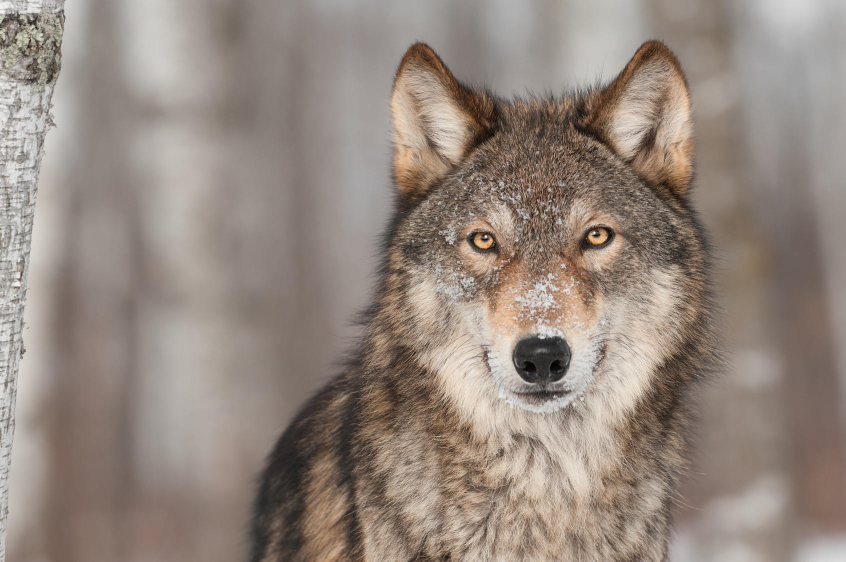
#> input picture HW2/notebook_images/wolf.jpg, 1691 x 1123 px (shown at 1/2 size)
$ jupyter execute --allow-errors ConvolutionalNetworks.ipynb   (shell and % lines are left out)
#> lines starting #> are read from the running program, lines starting #| are printed output that depends on the picture
### HW2/ie590/layers.py
from builtins import range
import numpy as np


# [555 lines left out: functions affine_forward, affine_backward, leaky_relu_forward, leaky_relu_backward, sigmoid_forward, sigmoid_backward and 7 more, not called in this run]


def conv_forward_naive(x, w, b, conv_param):
    """
    A naive implementation of the forward pass for a convolutional layer.

    The input consists of N data points, each with C channels, height H and
    width W. We convolve each input with F different filters, where each filter
    spans all C channels and has height HH and width WW.

    Input:
    - x: Input data of shape (N, C, H, W)
    - w: Filter weights of shape (F, C, HH, WW)
    - b: Biases, of shape (F,)
    - conv_param: A dictionary with the following keys:
      - 'stride': The number of pixels between adjacent receptive fields in the
        horizontal and vertical directions.
      - 'pad': The number of pixels that will be used to zero-pad the input.


    During padding, 'pad' zeros should be placed symmetrically (i.e equally on both sides)
    along the height and width axes of the input. Be careful not to modfiy the original
    input x directly.

    Returns a tuple of:
    - out: Output data, of shape (N, F, H', W') where H' and W' are given by
      H' = 1 + (H + 2 * pad - HH) / stride
      W' = 1 + (W + 2 * pad - WW) / stride
    - cache: (x, w, b, conv_param)
    """
    out = None
    ###########################################################################
    # TODO: Implement the convolutional forward pass.                         #
    # Hint: you can use the function np.pad for padding.                      #
    ###########################################################################
    # *****START OF YOUR CODE (DO NOT DELETE/MODIFY THIS LINE)*****

    # unpacking values
    N, C, H, W = x.shape
    F, C, HH, WW = w.shape
    stride = conv_param['stride']
    pad = conv_param['pad']

    # padding and output
    xp = np.pad(x, ((0,0),(0,0),(pad,pad),(pad,pad)), 'constant')
    Hp = int(1 + (H + 2 * pad - HH) / stride)
    Wp = int(1 + (W + 2 * pad - WW) / stride)
    out = np.zeros((N, F, Hp, Wp))

    # convolution
    for i in range(N):
        for j in range(F):
            for hi in range(Hp):
                for wi in range(Wp):
                    out[i,j,hi,wi] = b[j] + np.sum(xp[i,:,hi*stride:hi*stride+HH,wi*stride:wi*stride+WW] * w[j,:,:,:])


    # *****END OF YOUR CODE (DO NOT DELETE/MODIFY THIS LINE)*****
    ###########################################################################
    #                             END OF YOUR CODE                            #
    ###########################################################################
    cache = (x, w, b, conv_param)
    return out, cache


# [51 lines left out: function conv_backward_naive, not called in this run]

def avg_pool_forward_naive(x, pool_param):
    """
    A naive implementation of the forward pass for a average pooling layer.

    Inputs:
    - x: Input data, of shape (N, C, H, W)
    - pool_param: dictionary with the following keys:
      - 'pool_height': The height of each pooling region
      - 'pool_width': The width of each pooling region
      - 'stride': The distance between adjacent pooling regions

    Returns a tuple of:
    - out: Output data
    - cache: (x, pool_param)
    """
    out = None
    ###########################################################################
    # TODO: Implement the average pooling forward pass                        #
    ###########################################################################

    # Extract shapes and constants
    N, C, H, W = x.shape
    HH = pool_param.get('pool_height', 2)
    WW = pool_param.get('pool_width', 2)
    stride = pool_param.get('stride', 2)
    assert (H - HH) % stride == 0, 'Sanity Check Status: Max Pool Failed in Height'
    assert (W - WW) % stride == 0, 'Sanity Check Status: Max Pool Failed in Width'
    H_prime = 1 + (H - HH) // stride
    W_prime = 1 + (W - WW) // stride
    # Construct output
    out = np.zeros((N, C, H_prime, W_prime))
    # Naive Loops
    for n in range(N):
        for j in range(H_prime):
            for i in range(W_prime):
                out[n, :, j, i] = np.mean(x[n, :, j*stride:j*stride+HH, i*stride:i*stride+WW], axis=(-1, -2))

    ###########################################################################
    #                             END OF YOUR CODE                            #
    ###########################################################################
    cache = (x, pool_param)
    return out, cache


# [36 lines left out: function avg_pool_backward_naive, not called in this run]


def max_pool_forward_naive(x, pool_param):
    """
    A naive implementation of the forward pass for a max-pooling layer.

    Inputs:
    - x: Input data, of shape (N, C, H, W)
    - pool_param: dictionary with the following keys:
      - 'pool_height': The height of each pooling region
      - 'pool_width': The width of each pooling region
      - 'stride': The distance between adjacent pooling regions

    No padding is necessary here. Output size is given by

    Returns a tuple of:
    - out: Output data, of shape (N, C, H', W') where H' and W' are given by
      H' = 1 + (H - pool_height) / stride
      W' = 1 + (W - pool_width) / stride
    - cache: (x, pool_param)
    """
    out = None
    ###########################################################################

    # Extract shapes and constants
    N, C, H, W = x.shape
    HH = pool_param.get('pool_height', 2)
    WW = pool_param.get('pool_width', 2)
    stride = pool_param.get('stride', 2)
    assert (H - HH) % stride == 0, 'Sanity Check Status: Max Pool Failed in Height'
    assert (W - WW) % stride == 0, 'Sanity Check Status: Max Pool Failed in Width'
    H_prime = 1 + (H - HH) // stride
    W_prime = 1 + (W - WW) // stride
    # Construct output
    out = np.zeros((N, C, H_prime, W_prime))
    # Naive Loops
    for n in range(N):
        for j in range(H_prime):
            for i in range(W_prime):
                out[n, :, j, i] = np.amax(x[n, :, j*stride:j*stride+HH, i*stride:i*stride+WW], axis=(-1, -2))

    ###########################################################################
    cache = (x, pool_param)
    return out, cache


# [274 lines left out: functions max_pool_backward_naive, spatial_batchnorm_forward, spatial_batchnorm_backward, spatial_groupnorm_forward, spatial_groupnorm_backward, svm_loss and 3 more, not called in this run]

### HW2/ie590/classifiers/cnn.py
from builtins import object
import numpy as np

from ie590.layers import *
from ie590.fast_layers import *
from ie590.layer_utils import *


class FourLayerConvNet(object):
    """
    A Four-layer convolutional network with the following architecture:

    conv - relu - 2x2 max pool - affine - relu - affine - relu - affine - softmax

    The network operates on minibatches of data that have shape (N, C, H, W)
    consisting of N images, each with height H and width W and with C input
    channels.
    """

    def __init__(self, input_dim=(3, 32, 32), num_filters=32, filter_size=7,
                 hidden_dim=100, num_classes=10, weight_scale=1e-3, reg=0.0,
                 dtype=np.float32):
        """
        Initialize a new network.

        Inputs:
        - input_dim: Tuple (C, H, W) giving size of input data
        - num_filters: Number of filters to use in the convolutional layer
        - filter_size: Width/height of filters to use in the convolutional layer
        - hidden_dim: Number of units to use in the two fully-connected hidden layers
        - num_classes: Number of scores to produce from the final affine layer.
        - weight_scale: Scalar giving standard deviation for random initialization
          of weights.
        - reg: Scalar giving L2 regularization strength
        - dtype: numpy datatype to use for computation.
        """
        self.params = {}
        self.reg = reg
        self.dtype = dtype

        ############################################################################
        # TODO: Initialize weights and biases for the four-layer convolutional     #
        # network. Weights should be initialized from a Gaussian centered at 0.0   #
        # with standard deviation equal to weight_scale; biases should be          #
        # initialized to zero. All weights and biases should be stored in the      #
        #  dictionary self.params. Store weights and biases for the convolutional  #
        # layer using the keys 'W1' and 'b1'; use keys 'W2' and 'b2' for the       #
        # weights and biases of the first hidden affine layer, and keys 'W3' and   #
        # 'b3' for the weights and biases of the second hidden affine layer, and   #
        # 'W4' and 'b4' for the weights and biases of the output affine layer.     #                  #
        #                                                                          #
        # IMPORTANT: For this assignment, you can assume that the padding          #
        # and stride of the first convolutional layer are chosen so that           #
        # **the width and height of the input are preserved**. Take a look at      #
        # the start of the loss() function to see how that happens.                #
        ############################################################################
        # *****START OF YOUR CODE (DO NOT DELETE/MODIFY THIS LINE)*****
        C, H, W = input_dim

        self.params['W1'] = np.random.normal(0, weight_scale, [num_filters, C, filter_size, filter_size])
        self.params['b1'] = np.zeros(num_filters)

        self.params['W2'] = np.random.normal(0, weight_scale, [num_filters*H*W//4, hidden_dim])
        self.params['b2'] = np.zeros(hidden_dim)

        self.params['W3'] = np.random.normal(0, weight_scale, [hidden_dim, hidden_dim])
        self.params['b3'] = np.zeros(hidden_dim)

        self.params['W4'] = np.random.normal(0, weight_scale, [hidden_dim, num_classes])
        self.params['b4'] = np.zeros(num_classes)

        # *****END OF YOUR CODE (DO NOT DELETE/MODIFY THIS LINE)*****
        ############################################################################
        #                             END OF YOUR CODE                             #
        ############################################################################

        for k, v in self.params.items():
            self.params[k] = v.astype(dtype)


    def loss(self, X, y=None):
        """
        Evaluate loss and gradient for the four-layer convolutional network.

        Input / output: Same API as TwoLayerNet in fc_net.py.
        """
        W1, b1 = self.params['W1'], self.params['b1']
        W2, b2 = self.params['W2'], self.params['b2']
        W3, b3 = self.params['W3'], self.params['b3']
        W4, b4 = self.params['W4'], self.params['b4']

        # pass conv_param to the forward pass for the convolutional layer
        # Padding and stride chosen to preserve the input spatial size
        filter_size = W1.shape[2]
        conv_param = {'stride': 1, 'pad': (filter_size - 1) // 2}

        # pass pool_param to the forward pass for the max-pooling layer
        pool_param = {'pool_height': 2, 'pool_width': 2, 'stride': 2}

        scores = None
        ############################################################################
        # TODO: Implement the forward pass for the four-layer convolutional net,    #
        # computing the class scores for X and storing them in the scores          #
        # variable.                                                                #
        #                                                                          #
        # Remember you can use the functions defined in ie590/fast_layers.py and   #
        # ie590/layer_utils.py in your implementation (already imported).          #
        ############################################################################
        # *****START OF YOUR CODE (DO NOT DELETE/MODIFY THIS LINE)*****

        scores, cache1 = conv_relu_pool_forward(X, self.params['W1'], self.params['b1'], conv_param, pool_param)
        scores, cache2 = affine_relu_forward(scores, self.params['W2'], self.params['b2'])
        scores, cache3 = affine_relu_forward(scores, self.params['W3'], self.params['b3'])
        scores, cache4 = affine_forward(scores, self.params['W4'], self.params['b4'])

        # *****END OF YOUR CODE (DO NOT DELETE/MODIFY THIS LINE)*****
        ############################################################################
        #                             END OF YOUR CODE                             #
        ############################################################################

        if y is None:
            return scores

        loss, grads = 0, {}
        ############################################################################
        # TODO: Implement the backward pass for the four-layer convolutional net,  #
        # storing the loss and gradients in the loss and grads variables. Compute  #
        # data loss using softmax, and make sure that grads[k] holds the gradients #
        # for self.params[k]. Don't forget to add L2 regularization!               #
        #                                                                          #
        # NOTE: To ensure that your implementation matches ours and you pass the   #
        # automated tests, make sure that your L2 regularization includes a factor #
        # of 0.5 to simplify the expression for the gradient.                      #
        ############################################################################
        # *****START OF YOUR CODE (DO NOT DELETE/MODIFY THIS LINE)*****

        reg = self.reg
        loss, dscores = softmax_loss(scores, y)
        loss += 0.5*np.sum(list(map(lambda x: np.sum(self.params['W%d'%x]**2), [1,2,3,4])))*self.reg

        # GRADIENT W4
        dscores, grads['W4'], grads['b4'] = affine_backward(dscores, cache4)
        grads['W4'] += self.params['W4']*reg

        # GRADIENT W3
        dscores, grads['W3'], grads['b3'] = affine_relu_backward(dscores, cache3)
        grads['W3'] += self.params['W3']*reg

        # GRADIENT W2
        dscores, grads['W2'], grads['b2'] = affine_relu_backward(dscores, cache2)
        grads['W2'] += self.params['W2']*reg

        # GRADIENT W1
        dscores, grads['W1'], grads['b1'] = conv_relu_pool_backward(dscores, cache1)
        grads['W1'] += self.params['W1']*reg

        # *****END OF YOUR CODE (DO NOT DELETE/MODIFY THIS LINE)*****
        ############################################################################
        #                             END OF YOUR CODE                             #
        ############################################################################

        return loss, grads

### HW2/ie590/layer_utils.py
from ie590.layers import *
from ie590.fast_layers import *

# [52 lines left out: functions affine_leaky_relu_forward, affine_leaky_relu_backward, affine_relu_forward, affine_relu_backward, not called in this run]


def conv_relu_forward(x, w, b, conv_param):
    """
    A convenience layer that performs a convolution followed by a ReLU.

    Inputs:
    - x: Input to the convolutional layer
    - w, b, conv_param: Weights and parameters for the convolutional layer

    Returns a tuple of:
    - out: Output from the ReLU
    - cache: Object to give to the backward pass
    """
    a, conv_cache = conv_forward_fast(x, w, b, conv_param)
    out, relu_cache = relu_forward(a)
    cache = (conv_cache, relu_cache)
    return out, cache


# [24 lines left out: functions conv_relu_backward, conv_bn_relu_forward, conv_bn_relu_backward, not called in this run]


def conv_relu_pool_forward(x, w, b, conv_param, pool_param):
    """
    Convenience layer that performs a convolution, a ReLU, and a pool.

    Inputs:
    - x: Input to the convolutional layer
    - w, b, conv_param: Weights and parameters for the convolutional layer
    - pool_param: Parameters for the pooling layer

    Returns a tuple of:
    - out: Output from the pooling layer
    - cache: Object to give to the backward pass
    """
    a, conv_cache = conv_forward_fast(x, w, b, conv_param)
    s, relu_cache = relu_forward(a)
    out, pool_cache = max_pool_forward_fast(s, pool_param)
    cache = (conv_cache, relu_cache, pool_cache)
    return out, cache


# [9 lines left out: function conv_relu_pool_backward, not called in this run]

### HW2/ConvolutionalNetworks.ipynb
# Convolutional Networks
So far we have worked with deep fully-connected networks, using them to explore different optimization strategies and network architectures. Fully-connected networks are a good testbed for experimentation because they are very computationally efficient, but in practice all state-of-the-art results use convolutional networks instead.

First you will implement several layer types that are used in convolutional networks. You will then use these layers to train a convolutional network on the CIFAR-10 dataset.

[cell 1]
# As usual, a bit of setup
import numpy as np
import matplotlib.pyplot as plt
from ie590.classifiers.cnn import *
from ie590.data_utils import get_CIFAR10_data
from ie590.gradient_check import eval_numerical_gradient_array, eval_numerical_gradient
from ie590.layers import *
from ie590.fast_layers import *
from ie590.solver import Solver
# import pixiedust

plt.rcParams['figure.figsize'] = (10.0, 8.0) # set default size of plots
plt.rcParams['image.interpolation'] = 'nearest'
plt.rcParams['image.cmap'] = 'gray'

# for auto-reloading external modules
# see http://stackoverflow.com/questions/1907993/autoreload-of-modules-in-ipython

def rel_error(x, y):
  """ returns relative error """
  return np.max(np.abs(x - y) / (np.maximum(1e-8, np.abs(x) + np.abs(y))))

#> (a cell that did not finish here is left out)

# Convolution: Naive forward pass
The core of a convolutional network is the convolution operation. In the file `ie590/layers.py`, implement the forward pass for the convolution layer in the function `conv_forward_naive`.

You don't have to worry too much about efficiency at this point; just write the code in whatever way you find most clear.

You can test your implementation by running the following:

[cell 3]
# %%pixie_debugger
x_shape = (2, 3, 4, 4)
w_shape = (3, 3, 4, 4)
x = np.linspace(-0.1, 0.5, num=np.prod(x_shape)).reshape(x_shape)
w = np.linspace(-0.2, 0.3, num=np.prod(w_shape)).reshape(w_shape)
b = np.linspace(-0.1, 0.2, num=3)

conv_param = {'stride': 2, 'pad': 1}
out, _ = conv_forward_naive(x, w, b, conv_param)
correct_out = np.array([[[[-0.08759809, -0.10987781],
                           [-0.18387192, -0.2109216 ]],
                          [[ 0.21027089,  0.21661097],
                           [ 0.22847626,  0.23004637]],
                          [[ 0.50813986,  0.54309974],
                           [ 0.64082444,  0.67101435]]],
                         [[[-0.98053589, -1.03143541],
                           [-1.19128892, -1.24695841]],
                          [[ 0.69108355,  0.66880383],
                           [ 0.59480972,  0.56776003]],
                          [[ 2.36270298,  2.36904306],
                           [ 2.38090835,  2.38247847]]]])

# Compare your output to ours; difference should be around 2e-8
print('Testing conv_forward_naive')
print('difference: %0.2e' % rel_error(out, correct_out))

# Aside: Image processing via convolutions

As fun way to both check your implementation and gain a better understanding of the type of operation that convolutional layers can perform, we will set up an input containing two images and manually set up filters that perform common image processing operations (grayscale conversion and edge detection). The convolution forward pass will apply these operations to each of the input images. We can then visualize the results as a sanity check.

[cell 4]
from imageio import imread
from PIL import Image

wolf = imread('notebook_images/wolf.jpg')
#> wolf is the input picture: shape (1123, 1691, 3); mean R, G, B 148.1, 135.3, 126.3
racoon = imread('notebook_images/racoon.jpg')
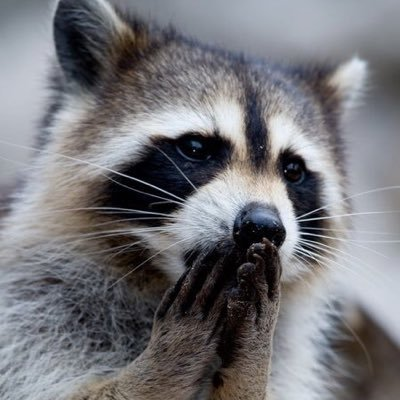
#> input picture HW2/notebook_images/racoon.jpg, 400 x 400 px
#> racoon is the input picture: shape (400, 400, 3); mean R, G, B 117.5, 117.1, 121.5
# wolf is wide, and racoon is already square
d = wolf.shape[1] - wolf.shape[0]
wolf_cropped = wolf[:, d//2:-d//2, :]
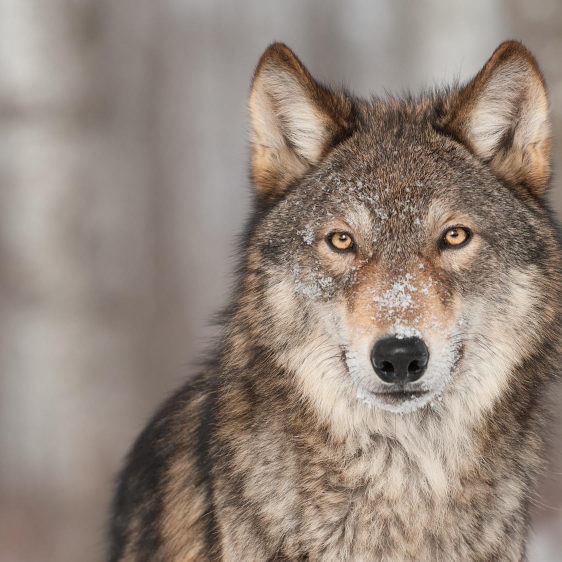
#> wolf_cropped: shape (1123, 1123, 3) (shown at 1/2 size); mean R, G, B 148.2, 134.2, 123.9

img_size = 200   # Make this smaller if it runs too slow
resized_racoon = np.array(Image.fromarray(racoon).resize((img_size, img_size)))
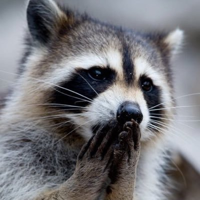
#> resized_racoon: shape (200, 200, 3); mean R, G, B 117.5, 117.1, 121.5
resized_wolf = np.array(Image.fromarray(wolf_cropped).resize((img_size, img_size)))
x = np.zeros((2, 3, img_size, img_size))
x[0, :, :, :] = resized_racoon.transpose((2, 0, 1))
x[1, :, :, :] = resized_wolf.transpose((2, 0, 1))

# Set up a convolutional weights holding 4 filters, each 3x3
w = np.zeros((4, 3, 3, 3))

# The first filter converts the image to grayscale.
# Set up the red, green, and blue channels of the filter.
w[0, 0, :, :] = [[0, 0, 0], [0, 0.3, 0], [0, 0, 0]]
w[0, 1, :, :] = [[0, 0, 0], [0, 0.6, 0], [0, 0, 0]]
w[0, 2, :, :] = [[0, 0, 0], [0, 0.1, 0], [0, 0, 0]]

# Second filter detects horizontal edges in the blue channel.
w[1, 2, :, :] = [[1, 2, 1], [0, 0, 0], [-1, -2, -1]]

################################################################################
# TODO:                                                                        #
# Apply the following two filters: vertical edge, and Gaussian smoothing filter#
# (3x3) to the given racoon and wolf pictures. What you need to do is to modify#
# the given 3x3 matrices.                                                      #
# - Third filter detects vertical edges in the G(green) channel.               #
# - Fourth filter applies the Gausssian smoothing in the R(red) channel.       #
################################################################################
# Third filter.
w[2, 0, :, :] = [[1, 0, -1], [1, 0, -1], [1, 0, -1]]
w[2, 1, :, :] = [[2, 0, -2], [2, 0, -2], [2, 0, -2]]
w[2, 2, :, :] = [[1, 0, -1], [1, 0, -1], [1, 0, -1]]

# Fourth filter.
w[3, 0, :, :] = [[1/16, 1/8, 1/16], [1/16, 1/8, 1/16], [1/16, 1/8, 1/16]]
w[3, 1, :, :] = [[1/8 , 1/4, 1/8 ], [1/8 , 1/4, 1/8 ], [1/8 , 1/4, 1/8 ]]
w[3, 2, :, :] = [[1/16, 1/8, 1/16], [1/16, 1/8, 1/16], [1/16, 1/8, 1/16]]
################################################################################
#                                 END OF YOUR CODE                             #
################################################################################


# Vector of biases. We don't need any bias for the grayscale
# filter, but for the edge detection filter we want to add 128
# to each output so that nothing is negative.
b = np.array([0, 128, 128, 0])

# Compute the result of convolving each input in x with each filter in w,
# offsetting by b, and storing the results in out.
out, _ = conv_forward_naive(x, w, b, {'stride': 1, 'pad': 1})
#> (the rest of the program and of its run is left out)
